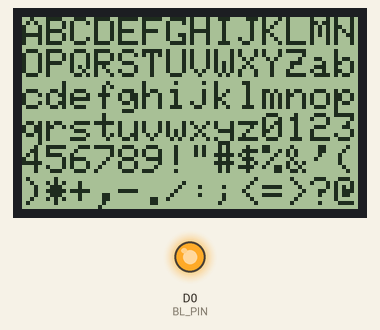
Bench run of a sketch on a simulated ESP8266 (Wemos D1 mini). Parts: 48×84 one-colour display, output pins drawn as LEDs (lit = HIGH). What the sketch prints to the serial monitor is not drawn.

Above: at 2.2 s.
At 4.2 s:
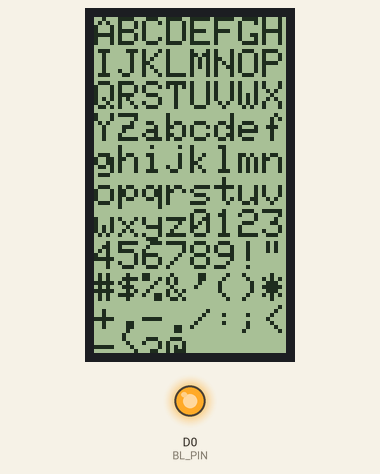

Measured:
- what the display in image 0 shows lasts 2.0 s, from 2.1 s to 4.1 s

The sketch:

rotate.ino
```cpp
/* Text Rotation
 * Display some characters at 0, 90, 180 and 270 degrees
 *
 * Connections:
 * WeMos D1 Mini   Nokia 5110    Description
 * (ESP8266)       PCD8544 LCD
 *
 * D2 (GPIO4)      0 RST         Output from ESP to reset display
 * D1 (GPIO5)      1 CE          Output from ESP to chip select/enable display
 * D6 (GPIO12)     2 DC          Output from display data/command to ESP
 * D7 (GPIO13)     3 Din         Output from ESP SPI MOSI to display data input
 * D5 (GPIO14)     4 Clk         Output from ESP SPI clock
 * 3V3             5 Vcc         3.3V from ESP to display
 * D0 (GPIO16)     6 BL          3.3V to turn backlight on, or PWM
 * G               7 Gnd         Ground
 *
 * More info:
 * https://github.com/mcauser/WeMos-D1-mini-Nokia-5110-PCD8544
 *
 * Dependencies:
 * https://github.com/adafruit/Adafruit-GFX-Library
 * https://github.com/adafruit/Adafruit-PCD8544-Nokia-5110-LCD-library
 * - This pull request adds ESP8266 support:
 * - https://github.com/adafruit/Adafruit-PCD8544-Nokia-5110-LCD-library/pull/27
 */

#include <Arduino.h>

#include <SPI.h>
#include <Adafruit_GFX.h>
#include <Adafruit_PCD8544.h>

// Pins
const int8_t RST_PIN = D2;
const int8_t CE_PIN = D1;
const int8_t DC_PIN = D6;
//const int8_t DIN_PIN = D7;  // uncomment for Software SPI
//const int8_t CLK_PIN = D5;  // uncomment for Software SPI
const int8_t BL_PIN = D0;


// Software SPI with explicit CE pin.
// Adafruit_PCD8544 display = Adafruit_PCD8544(CLK_PIN, DIN_PIN, DC_PIN, CE_PIN, RST_PIN);

// Software SPI with CE tied to ground. Saves a pin but other pins can't be shared with other hardware.
// Adafruit_PCD8544(int8_t CLK_PIN, int8_t DIN_PIN, int8_t DC_PIN, int8_t RST_PIN);

// Hardware SPI based on hardware controlled SCK (SCLK) and MOSI (DIN) pins. CE is still controlled by any IO pin.
// NOTE: MISO and SS will be set as an input and output respectively, so be careful sharing those pins!
Adafruit_PCD8544 display = Adafruit_PCD8544(DC_PIN, CE_PIN, RST_PIN);

void setup() {
  Serial.begin(9600);
  Serial.println("\n\nWeMos D1 Mini + Nokia 5110 PCD8544 84x48 Monochrome LCD\nUsing Adafruit_PCD8544 and Adafruit_GFX libraries\n");

  // Turn LCD backlight on
  pinMode(BL_PIN, OUTPUT);
  digitalWrite(BL_PIN, HIGH);

  display.begin();
  display.setContrast(60);  // Adjust for your display
  Serial.println("Show Adafruit logo bitmap");

  // Show the Adafruit logo, which is preloaded into the buffer by their library
  // display.clearDisplay();
  delay(2000);

  display.clearDisplay();
  display.setTextSize(1);
  display.setTextColor(BLACK);
  display.display();
}

void loop() {
  // setRotation(0) = 0 degrees
  // setRotation(1) = 90 degrees counter clockwise
  // setRotation(2) = 180 degrees counter clockwise
  // setRotation(3) = 270 degrees counter clockwise

  for (uint8_t i = 0; i <= 3; i++) {
    display.clearDisplay();
    display.setRotation(i);
    display.setCursor(0,0);
    // Print some ASCII characters (A-Z, a-z, 0-9, !-/, :-@)
    for (char c = 'A'; c <= 'Z'; c++) {
      display.print(c);
    }
    for (char c = 'a'; c <= 'z'; c++) {
      display.print(c);
    }
    for (char c = '0'; c <= '9'; c++) {
      display.print(c);
    }
    for (char c = 33; c <= 47; c++) {
      display.print(c);
    }
    for (char c = 58; c <= 64; c++) {
      display.print(c);
    }
    display.display();
    Serial.print(i * 90);
    Serial.println(" degrees");
    delay(2000);
  }
}
```
